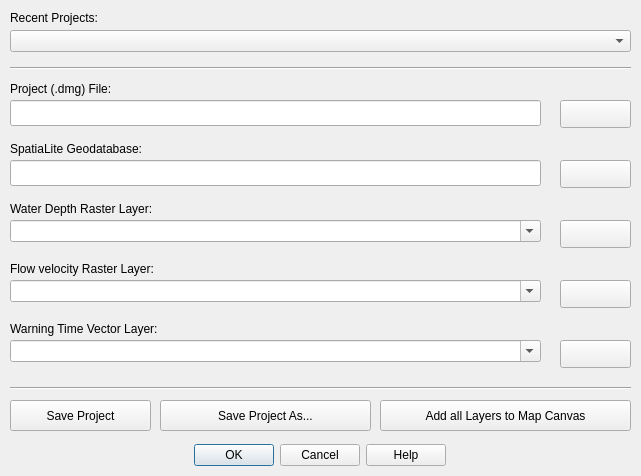
<?xml version="1.0" encoding="UTF-8"?>
<ui version="4.0">
 <class>FloodRisk</class>
 <widget class="QDialog" name="FloodRisk">
  <property name="geometry">
   <rect>
    <x>0</x>
    <y>0</y>
    <width>641</width>
    <height>476</height>
   </rect>
  </property>
  <property name="windowTitle">
   <string>FloodRisk | Project management</string>
  </property>
  <property name="windowIcon">
   <iconset>
    <normaloff>../icons/1.png</normaloff>../icons/1.png</iconset>
  </property>
  <widget class="QLabel" name="label">
   <property name="geometry">
    <rect>
     <x>10</x>
     <y>80</y>
     <width>301</width>
     <height>18</height>
    </rect>
   </property>
   <property name="text">
    <string>Project (.dmg) File:</string>
   </property>
  </widget>
  <widget class="QLineEdit" name="txtShellFilePath">
   <property name="geometry">
    <rect>
     <x>10</x>
     <y>100</y>
     <width>531</width>
     <height>26</height>
    </rect>
   </property>
  </widget>
  <widget class="QLabel" name="label_2">
   <property name="geometry">
    <rect>
     <x>10</x>
     <y>140</y>
     <width>301</width>
     <height>18</height>
    </rect>
   </property>
   <property name="text">
    <string>SpatiaLite Geodatabase:</string>
   </property>
  </widget>
  <widget class="QPushButton" name="btnChooseShellFile_2">
   <property name="geometry">
    <rect>
     <x>560</x>
     <y>160</y>
     <width>71</width>
     <height>28</height>
    </rect>
   </property>
   <property name="text">
    <string/>
   </property>
  </widget>
  <widget class="QLineEdit" name="txtShellFilePath_2">
   <property name="geometry">
    <rect>
     <x>10</x>
     <y>160</y>
     <width>531</width>
     <height>26</height>
    </rect>
   </property>
  </widget>
  <widget class="QLabel" name="label_3">
   <property name="geometry">
    <rect>
     <x>10</x>
     <y>200</y>
     <width>301</width>
     <height>18</height>
    </rect>
   </property>
   <property name="text">
    <string>Water Depth Raster Layer:</string>
   </property>
  </widget>
  <widget class="QPushButton" name="btnChooseShellFile_3">
   <property name="geometry">
    <rect>
     <x>560</x>
     <y>220</y>
     <width>71</width>
     <height>28</height>
    </rect>
   </property>
   <property name="text">
    <string/>
   </property>
  </widget>
  <widget class="QPushButton" name="pushButtonSalvaProgetto">
   <property name="enabled">
    <bool>true</bool>
   </property>
   <property name="geometry">
    <rect>
     <x>10</x>
     <y>400</y>
     <width>141</width>
     <height>31</height>
    </rect>
   </property>
   <property name="text">
    <string>Save Project</string>
   </property>
  </widget>
  <widget class="QPushButton" name="btnChooseShellFile_1">
   <property name="geometry">
    <rect>
     <x>560</x>
     <y>100</y>
     <width>71</width>
     <height>28</height>
    </rect>
   </property>
   <property name="text">
    <string/>
   </property>
  </widget>
  <widget class="QPushButton" name="pushButtonLoadLayer">
   <property name="geometry">
    <rect>
     <x>380</x>
     <y>400</y>
     <width>251</width>
     <height>31</height>
    </rect>
   </property>
   <property name="text">
    <string>Add all Layers to Map Canvas</string>
   </property>
  </widget>
  <widget class="QWidget" name="horizontalLayoutWidget">
   <property name="geometry">
    <rect>
     <x>10</x>
     <y>440</y>
     <width>621</width>
     <height>31</height>
    </rect>
   </property>
   <layout class="QHBoxLayout" name="horizontalLayout">
    <item>
     <widget class="QDialogButtonBox" name="buttonBox">
      <property name="sizePolicy">
       <sizepolicy hsizetype="Fixed" vsizetype="Fixed">
        <horstretch>0</horstretch>
        <verstretch>0</verstretch>
       </sizepolicy>
      </property>
      <property name="orientation">
       <enum>Qt::Horizontal</enum>
      </property>
      <property name="standardButtons">
       <set>QDialogButtonBox::Cancel|QDialogButtonBox::Help|QDialogButtonBox::Ok</set>
      </property>
      <property name="centerButtons">
       <bool>false</bool>
      </property>
     </widget>
    </item>
   </layout>
  </widget>
  <widget class="QPushButton" name="btnChooseShellFile_velocita">
   <property name="geometry">
    <rect>
     <x>560</x>
     <y>280</y>
     <width>71</width>
     <height>28</height>
    </rect>
   </property>
   <property name="text">
    <string/>
   </property>
  </widget>
  <widget class="QLabel" name="label_9">
   <property name="geometry">
    <rect>
     <x>10</x>
     <y>260</y>
     <width>301</width>
     <height>18</height>
    </rect>
   </property>
   <property name="text">
    <string>Flow velocity Raster Layer:</string>
   </property>
  </widget>
  <widget class="QLabel" name="label_10">
   <property name="geometry">
    <rect>
     <x>10</x>
     <y>320</y>
     <width>301</width>
     <height>18</height>
    </rect>
   </property>
   <property name="text">
    <string>Warning Time Vector Layer:</string>
   </property>
  </widget>
  <widget class="QPushButton" name="btnChooseShellFile_tempi">
   <property name="geometry">
    <rect>
     <x>560</x>
     <y>340</y>
     <width>71</width>
     <height>28</height>
    </rect>
   </property>
   <property name="text">
    <string/>
   </property>
  </widget>
  <widget class="QLabel" name="label_4">
   <property name="geometry">
    <rect>
     <x>10</x>
     <y>10</y>
     <width>131</width>
     <height>16</height>
    </rect>
   </property>
   <property name="text">
    <string>Recent Projects:</string>
   </property>
  </widget>
  <widget class="QComboBox" name="comboBox">
   <property name="geometry">
    <rect>
     <x>10</x>
     <y>30</y>
     <width>621</width>
     <height>22</height>
    </rect>
   </property>
  </widget>
  <widget class="QPushButton" name="pushButtonSalvaProgettoAs">
   <property name="enabled">
    <bool>true</bool>
   </property>
   <property name="geometry">
    <rect>
     <x>160</x>
     <y>400</y>
     <width>211</width>
     <height>31</height>
    </rect>
   </property>
   <property name="text">
    <string>Save Project As...</string>
   </property>
  </widget>
  <widget class="QComboBox" name="comboBox_2">
   <property name="enabled">
    <bool>true</bool>
   </property>
   <property name="geometry">
    <rect>
     <x>10</x>
     <y>220</y>
     <width>531</width>
     <height>22</height>
    </rect>
   </property>
   <property name="editable">
    <bool>true</bool>
   </property>
   <property name="duplicatesEnabled">
    <bool>false</bool>
   </property>
   <property name="frame">
    <bool>true</bool>
   </property>
  </widget>
  <widget class="QComboBox" name="comboBox_3">
   <property name="enabled">
    <bool>true</bool>
   </property>
   <property name="geometry">
    <rect>
     <x>10</x>
     <y>280</y>
     <width>531</width>
     <height>22</height>
    </rect>
   </property>
   <property name="editable">
    <bool>true</bool>
   </property>
  </widget>
  <widget class="QComboBox" name="comboBox_4">
   <property name="enabled">
    <bool>true</bool>
   </property>
   <property name="geometry">
    <rect>
     <x>10</x>
     <y>340</y>
     <width>531</width>
     <height>22</height>
    </rect>
   </property>
   <property name="editable">
    <bool>true</bool>
   </property>
  </widget>
  <widget class="Line" name="line">
   <property name="geometry">
    <rect>
     <x>10</x>
     <y>380</y>
     <width>621</width>
     <height>16</height>
    </rect>
   </property>
   <property name="orientation">
    <enum>Qt::Horizontal</enum>
   </property>
  </widget>
  <widget class="Line" name="line_6">
   <property name="geometry">
    <rect>
     <x>10</x>
     <y>60</y>
     <width>621</width>
     <height>16</height>
    </rect>
   </property>
   <property name="orientation">
    <enum>Qt::Horizontal</enum>
   </property>
  </widget>
 </widget>
 <resources/>
 <connections>
  <connection>
   <sender>buttonBox</sender>
   <signal>accepted()</signal>
   <receiver>FloodRisk</receiver>
   <slot>accept()</slot>
   <hints>
    <hint type="sourcelabel">
     <x>341</x>
     <y>465</y>
    </hint>
    <hint type="destinationlabel">
     <x>235</x>
     <y>245</y>
    </hint>
   </hints>
  </connection>
  <connection>
   <sender>buttonBox</sender>
   <signal>rejected()</signal>
   <receiver>FloodRisk</receiver>
   <slot>reject()</slot>
   <hints>
    <hint type="sourcelabel">
     <x>341</x>
     <y>465</y>
    </hint>
    <hint type="destinationlabel">
     <x>235</x>
     <y>245</y>
    </hint>
   </hints>
  </connection>
 </connections>
</ui>
